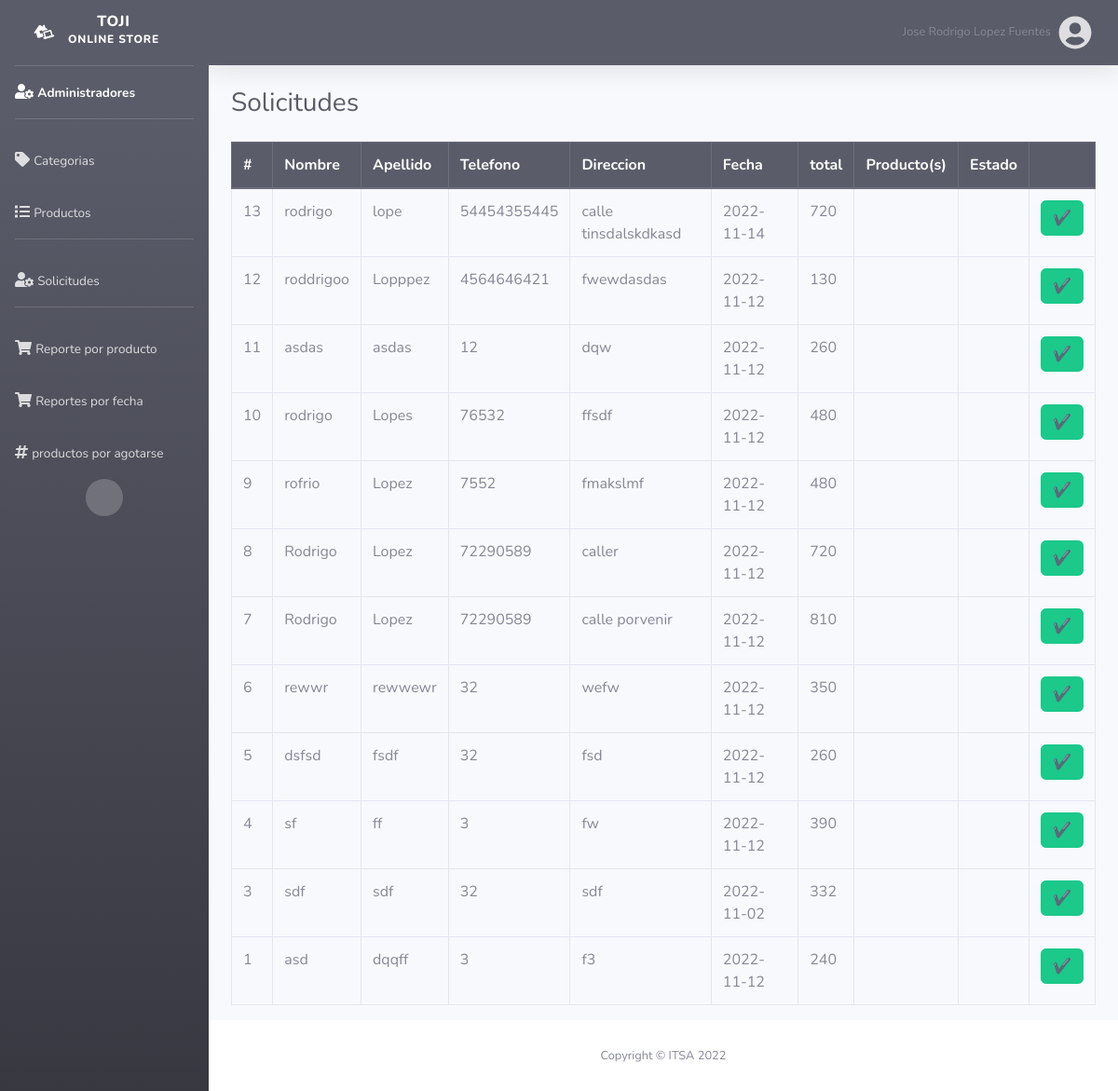
Page /admin/solicitudes.php (signed in) on the earlier database version.
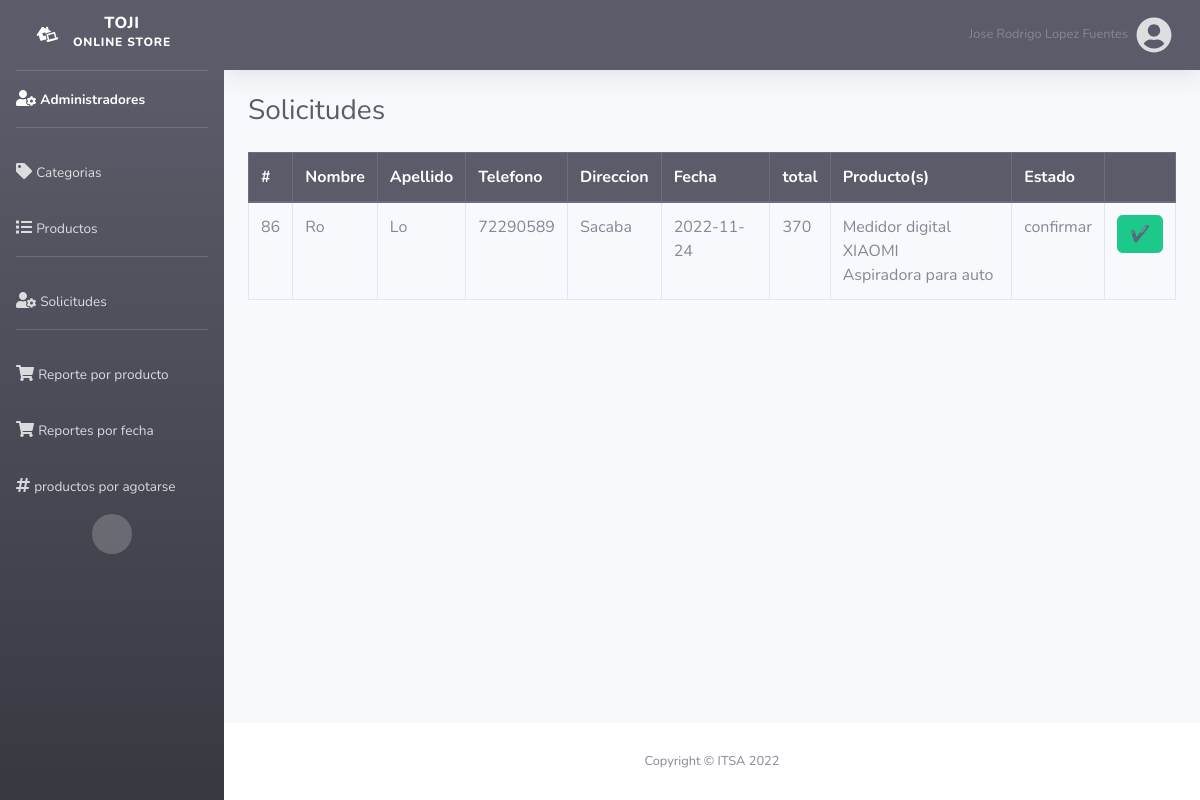
Same page on the later database version.
### tables this page shows
CREATE TABLE `pedidos` (
  `id` int(11) NOT NULL,
  `nombre` varchar(30) NOT NULL,
  `apellido` varchar(20) NOT NULL,
  `telefono` int(150) NOT NULL,
  `direccion` text NOT NULL,
  `total` float NOT NULL,
  `fecha` date NOT NULL
);

CREATE TABLE `detalle` (
  `id` int(11) NOT NULL,
  `producto` varchar(50) NOT NULL,
  `id_producto` int(11) NOT NULL,
  `estado` varchar(20) NOT NULL,
  `precio` int(150) NOT NULL,
  `cantidad` int(11) NOT NULL,
  `id_cliente` int(150) DEFAULT NULL,
  `fecha` date NOT NULL
);

### admin/solicitudes.php (the view)
<?php
require_once "../config/conexion.php";
include("includes/header.php");
?>
<div class="d-sm-flex align-items-center justify-content-between mb-4">
    <h1 class="h3 mb-0 text-gray-800">Solicitudes</h1>
</div>
<div class="row">
    <div class="col-md-12">
        <div class="table-responsive">
            <table class="table table-hover table-bordered" style="width: 100%;">
                <thead class="thead-dark">
                    <tr>
                        <th>#</th>
                        <th>Nombre</th>
                        <th>Apellido</th>
                        <th>Telefono</th>
                        <th>Direccion</th>
                        <th>Fecha</th>
                        <th>total</th>
                        <th>Producto(s)</th>
                        <th>Estado</th>
                        <th></th>
                    </tr>
                </thead>
                <tbody>
                    <?php
                    $query = mysqli_query($conexion, "SELECT * FROM pedidos ORDER BY id DESC");
                    while ($data = mysqli_fetch_assoc($query)) { ?>
                        <tr>
                            <td><?php echo $data['id']; ?></td>
                            <td><?php echo $data['nombre']; ?></td>
                            <td><?php echo $data['apellido']; ?></td>
                            <td><?php echo $data['telefono']; ?></td>
                            <td><?php echo $data['direccion']; ?></td>
                            <td><?php echo $data['fecha']; ?></td>
                            <td><?php echo $data['total']; ?></td>
                            <td>
                            <?php
                    $phone = $data['telefono'];
                    $query2 = mysqli_query($conexion, "SELECT * FROM detalle where id_cliente = '$phone'");
                    while ($data2 = mysqli_fetch_assoc($query2)) { ?>
                    <?php echo $data2['producto']; ?><br>
                    <?php } ?>
                            </td>
                            <td>
                            <?php
                    $phone = $data['telefono'];
                    $query2 = mysqli_query($conexion, "SELECT * FROM detalle where id_cliente = '$phone'");
                    while ($data2 = mysqli_fetch_assoc($query2)) { ?>
                    <?php echo $data2['estado']; ?><br>
                    <?php break;} ?>
                            </td>
                            <td>
                            <form method="POST" action="elimi.php?accion=update&telefono=<?= $data['telefono']?>&pedido=<?= $data2['id_producto']?>" class="d-inline">
                                    <button class="btn btn-success" type="submit">✔</button>
                                </form>
                                </td>
                        </tr>
                    <?php } ?>
                </tbody>
            </table>
        </div>
    </div>
</div>
<?php include("includes/footer.php"); ?>

### admin/includes/header.php (shortened to what this page needs)
<!DOCTYPE html>
<html lang="en">
<head>
    <link href="../assets/css/sb-admin-2.min.css" rel="stylesheet">
</head>
<body id="page-top">
    <div id="wrapper">
        <ul class="navbar-nav bg-gradient-dark sidebar sidebar-dark accordion" id="accordionSidebar">
            <a class="sidebar-brand d-flex align-items-center justify-content-center" href="index.php">
                <div class="sidebar-brand-icon rotate-n-15">
                    <i class="fas fa-laptop-house"></i>
                </div>
                <div class="sidebar-brand-text mx-3">Toji<br><sup>Online store</sup></div>
            </a>
            <hr class="sidebar-divider my-0">
            <li class="nav-item active">
                <a class="nav-link" href="usuario.php">
                    <i class="fas fa-user-cog"></i>
                    <span>Administradores</span></a>
            </li>
            <hr class="sidebar-divider">
            <li class="nav-item">
                <a class="nav-link" href="categorias.php">
                    <i class="fas fa-tag"></i>
                    <span>Categorias</span></a>
            </li>
            <li class="nav-item">
                <a class="nav-link" href="productos.php">
                    <i class="fas fa-list"></i>
                    <span>Productos</span></a>
            </li>
            <hr class="sidebar-divider d-none d-md-block">
            <li class="nav-item">
                <a class="nav-link" href="solicitudes.php">
                    <i class="fas fa-user-cog"></i>
                    <span>Solicitudes</span></a>
            </li>
            <hr class="sidebar-divider d-none d-md-block">
            <li class="nav-item">
                <a class="nav-link" href="solicitud.php">
                    <i class="fas fa-shopping-cart"></i>
                    <span>Reporte por producto</span></a>
            </li>
            <li class="nav-item">
                <a class="nav-link" href="solicitud2.php">
                    <i class="fas fa-shopping-cart"></i>
                    <span>Reportes por fecha </span></a>
            </li>
            <li class="nav-item">
                <a class="nav-link" href="lista_pro.php">
                    <i class="fa fa-hashtag"></i>
                    <span>productos por agotarse</span></a>
            </li>
            <div class="text-center d-none d-md-inline">
                <button class="rounded-circle border-0" id="sidebarToggle"></button>
            </div>
        </ul>
        <div id="content-wrapper" class="d-flex flex-column">
            <div id="content">
                <nav class="navbar navbar-expand navbar-dark bg-dark topbar mb-4 static-top shadow">
                    <ul class="navbar-nav ml-auto">
                        <li class="nav-item dropdown no-arrow">
                            <a class="nav-link dropdown-toggle" href="#" id="userDropdown" role="button" data-toggle="dropdown" aria-haspopup="true" aria-expanded="false">
                                <span class="mr-2 d-none d-lg-inline text-gray-600 small"><?php echo $_SESSION['nombre']; ?></span>
                                <i class="fas fa-user-circle" style='font-size:36px'></i>
                            </a>
                        </li>
                    </ul>
                </nav>
                <div class="container-fluid">

### admin/includes/footer.php (shortened to what this page needs)
</div>
</div>
<footer class="sticky-footer bg-white">
    <div class="container my-auto">
        <div class="copyright text-center my-auto">
            <span>Copyright &copy; ITSA 2022</span>
        </div>
    </div>
</footer>
</div>
</div>
</body>
</html>

Differences in the rows shown:
removed pedidos: id "13", nombre "rodrigo", apellido "lope", telefono "54454355445", direccion "calle tinsdalskdkasd", fecha "2022-11-14", total "720"
removed pedidos: id "12", nombre "roddrigoo", apellido "Lopppez", telefono "4564646421", direccion "fwewdasdas", fecha "2022-11-12", total "130"
removed pedidos: id "11", nombre "asdas", apellido "asdas", telefono "12", direccion "dqw", fecha "2022-11-12", total "260"
removed pedidos: id "10", nombre "rodrigo", apellido "Lopes", telefono "76532", direccion "ffsdf", fecha "2022-11-12", total "480"
removed pedidos: id "9", nombre "rofrio", apellido "Lopez", telefono "7552", direccion "fmakslmf", fecha "2022-11-12", total "480"
removed pedidos: id "8", nombre "Rodrigo", apellido "Lopez", telefono "72290589", direccion "caller", fecha "2022-11-12", total "720"
removed pedidos: id "7", nombre "Rodrigo", apellido "Lopez", telefono "72290589", direccion "calle porvenir", fecha "2022-11-12", total "810"
removed pedidos: id "6", nombre "rewwr", apellido "rewwewr", telefono "32", direccion "wefw", fecha "2022-11-12", total "350"
removed pedidos: id "5", nombre "dsfsd", apellido "fsdf", telefono "32", direccion "fsd", fecha "2022-11-12", total "260"
removed pedidos: id "4", nombre "sf", apellido "ff", telefono "3", direccion "fw", fecha "2022-11-12", total "390"
removed pedidos: id "3", nombre "sdf", apellido "sdf", telefono "32", direccion "sdf", fecha "2022-11-02", total "332"
removed pedidos: id "1", nombre "asd", apellido "dqqff", telefono "3", direccion "f3", fecha "2022-11-12", total "240"
added pedidos: id "86", nombre "Ro", apellido "Lo", telefono "72290589", direccion "Sacaba", fecha "2022-11-24", total "370"
added detalle: producto "Medidor digital XIAOMI", estado "confirmar"
added detalle: producto "Aspiradora para auto", shown under "86"
